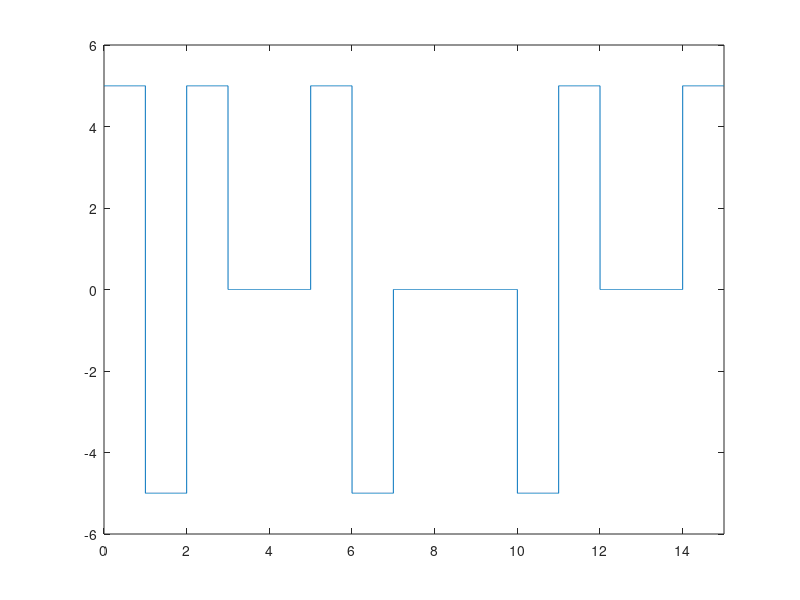

This chart was generated by the following MATLAB code:
clc;
clear all;
close all;

x = [ 1 1 0 0 0 0 1 0 0 0 0 0 0 0 0 ]
bitrate = 1;
V = 5;

count0 = 0;
count1 = 0;

for i = 1: length(x)
  if x(i) == 0
    count0 += 1;
  else
    count1 += 1;
  endif
  
  if count0 == 4
    count0 = 0;
    if mod(count1, 2) == 1
      x(i) = -1;
    else
      x(i) = -1;
      x(i-3) = 1;
    endif
    count1 = 0;
  endif
  
endfor

##x

F = 1000;
t = 0: 1/F: length(x)/bitrate;

mod = [];
index = 1;

v = -V;
if x(1) == 1
  v = -v;
endif

for i=1:length(t)
  
  if x(index) == 0
    mod(i) = 0;
  else
    mod(i) = v;
  endif

  
  if bitrate*t(i) >= index && index < length(x)
    index += 1;
    
    if x(index) == 1
      v = -v;
    endif
    
  endif
endfor

plot(t, mod);
xlim([0, length(x)/bitrate]);
ylim([-V-1, V+1]);

#### Demodulation
demod = [];
index = 1;

v = -V;
viol = 0;

for i=1:length(t)

  if bitrate*t(i) >= index
    index += 1;
    index;
    
      if mod(i) == 0
        demod(index-1) = 0;
    
      elseif mod(i) == -v
        demod(index-1) = 1;
        v = -v;
  
      else
        demod(index-1) = 0;  
        demod(index-4) = 0;     
      endif
     
      
      
  endif
  
endfor


demod
